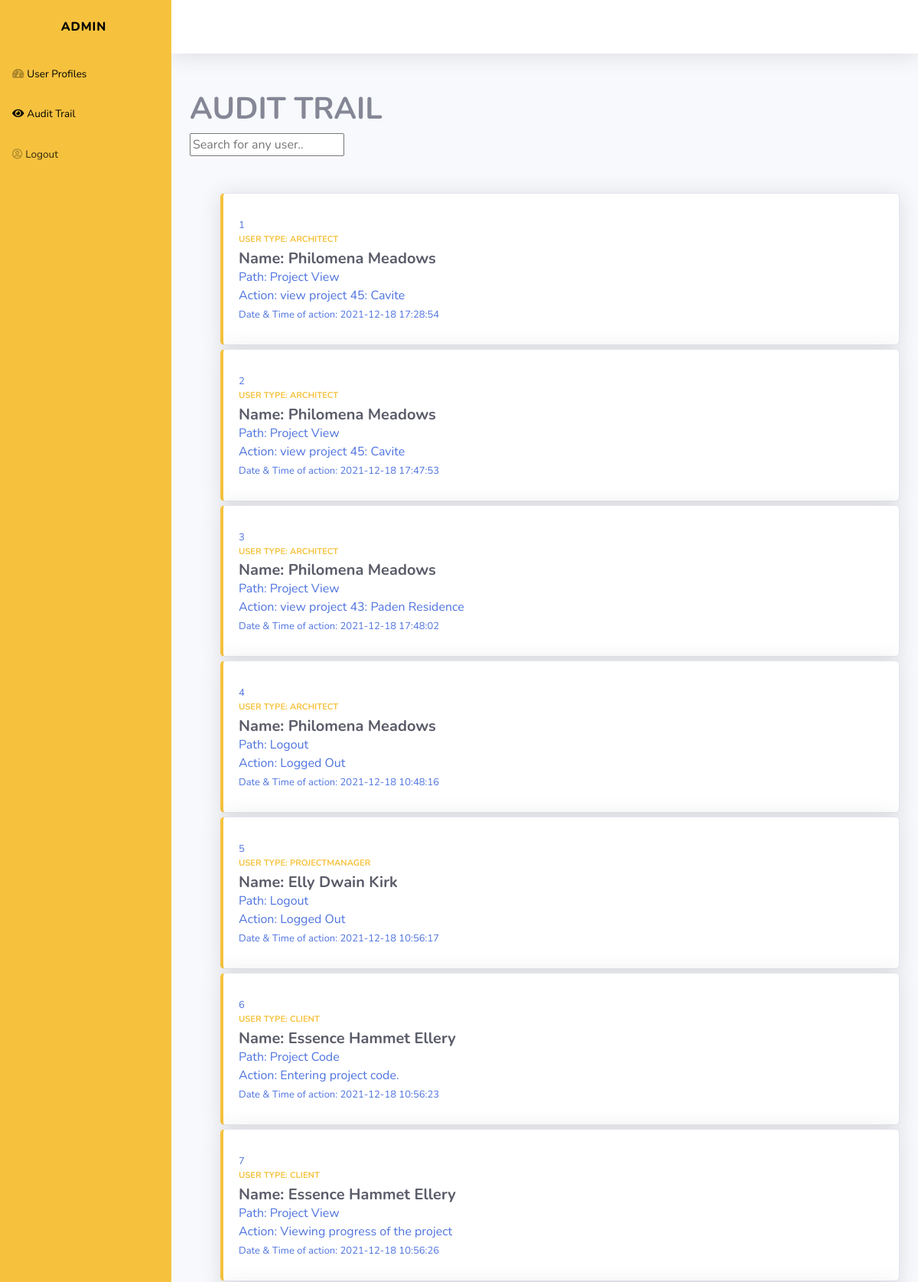
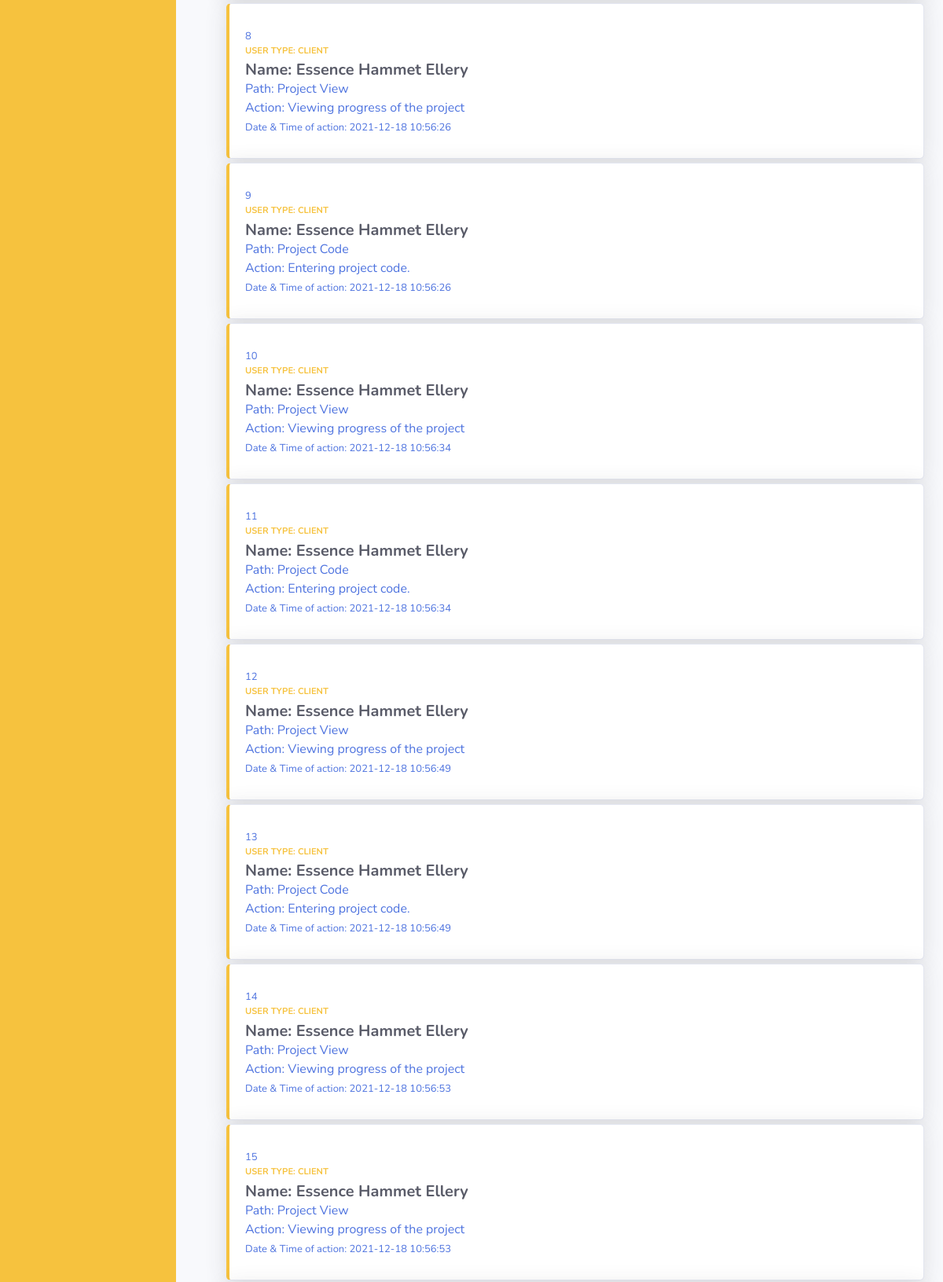
/Users/Admin/admin-audit.php (upper part), run on the app's committed database (2 pictures, top to bottom).
### tables this page shows
CREATE TABLE `trail_db` (
  `trail_id` int(11) NOT NULL,
  `trail_user` varchar(128) NOT NULL,
  `trail_user_type` varchar(128) NOT NULL,
  `trail_path` varchar(128) NOT NULL,
  `trail_action` varchar(128) NOT NULL,
  `trail_date` varchar(128) NOT NULL
);

### Users/Admin/admin-audit.php (the view, shortened to what this page needs)
<!DOCTYPE html>
<html>
<head>
    <link rel="stylesheet" href="assets-audit/bootstrap/css/bootstrap.min.css">
    <link rel="stylesheet" href="assets-audit/fonts/fontawesome-all.min.css">
    <link rel="stylesheet" href="assets-audit/fonts/font-awesome.min.css">
    <link rel="stylesheet" href="assets-audit/fonts/fontawesome5-overrides.min.css">
    <link rel="stylesheet" href="https://cdnjs.cloudflare.com/ajax/libs/animate.css/3.5.2/animate.min.css">
    <link rel="stylesheet" href="assets-audit/css/untitled.css">
</head>
<body id="page-top">
    <div id="wrapper">
    <?php
        include_once '../../layout/header-admin-audit.php';
    ?>
        <div class="d-flex flex-column" id="content-wrapper">
            <div id="content">
                <nav class="navbar navbar-light navbar-expand bg-white shadow mb-4 topbar static-top">
                </nav>
                <div class="container-fluid">
                    <h1><strong>AUDIT&nbsp;TRAIL&nbsp;</strong></h1>
                    <?php
                    require_once '../../includes/db.php';
                    $sql = "SELECT * FROM trail_db";
                    $result = mysqli_query($conn, $sql);
                    echo'
                        <div>
                            <input
                                type="text"
                                name="searchBar_name"
                                id="searchBar_ID"
                                placeholder="Search for any user.."
                                onkeyup="myFunction()"
                            />
                        </div>
                        <br><br>
                    ';
                    echo '<ul id="myUL">';
                    if(mysqli_num_rows($result)>0){
                        while($row=mysqli_fetch_assoc($result)){
                            echo '
                                <li>
                                    <div class="row" style="margin-bottom:5px;">
                                        <div class="col">
                                            <a href="admin-audit.php" style="text-decoration: none">
                                                <div class="card shadow border-left-warning py-2" data-bss-hover-animate="pulse">
                                                    <div class="card-body">
                                                        <div class="row align-items-center no-gutters">
                                                            <div class="col mr-2">
                                                            <span id="time-date">'.$row['trail_id'].'&nbsp;</span>
                                                                <div class="text-uppercase text-warning font-weight-bold text-xs mb-1">
                                                                    <span>User type: '.$row['trail_user_type'].'</span></div>
                                                                <div class="text-dark font-weight-bold h5 mb-0">
                                                                    <span>Name: '.$row['trail_user'].'</span></div>
                                                            </div>
                                                        </div>
                                                        <span>Path: '.$row['trail_path'].'</span>
                                                        <br>
                                                        <span>Action: '.$row['trail_action'].'</span>
                                                        <br><span id="time-date">Date & Time of action: '.$row['trail_date'].'&nbsp;</span>
                                                    </div>
                                                </div>
                                            </a>
                                        </div>
                                    </div>
                                </li>
                            ';
                        }
                    }
                    echo '</ul>';
                    ?>
                </div>
            </div>
        </div><a class="border rounded d-inline scroll-to-top" href="#page-top"><i class="fas fa-angle-up"></i></a>
    </div>
</body>
</html>

### Users/Admin/assets-audit/css/untitled.css (style rules this page uses)
#time-date { font-size: 13px; }
ul { list-style-type: none; }

### data on the page
trail_db: trail_id "1", trail_user_type "ARCHITECT", trail_user "Philomena Meadows", trail_path "Project View", trail_action "view project 45: Cavite", trail_date "2021-12-18 17:28:54"
trail_db: trail_id "2", trail_user_type "ARCHITECT", trail_user "Philomena Meadows", trail_path "Project View", trail_action "view project 45: Cavite", trail_date "2021-12-18 17:47:53"
trail_db: trail_id "3", trail_user_type "ARCHITECT", trail_user "Philomena Meadows", trail_path "Project View", trail_action "view project 43: Paden Residence", trail_date "2021-12-18 17:48:02"
trail_db: trail_id "4", trail_user_type "ARCHITECT", trail_user "Philomena Meadows", trail_path "Logout", trail_action "Logged Out", trail_date "2021-12-18 10:48:16"
trail_db: trail_id "5", trail_user_type "PROJECTMANAGER", trail_user "Elly Dwain Kirk", trail_path "Logout", trail_action "Logged Out", trail_date "2021-12-18 10:56:17"
trail_db: trail_id "6", trail_user_type "CLIENT", trail_user "Essence Hammet Ellery", trail_path "Project Code", trail_action "Entering project code.", trail_date "2021-12-18 10:56:23"
trail_db: trail_id "7", trail_user_type "CLIENT", trail_user "Essence Hammet Ellery", trail_path "Project View", trail_action "Viewing progress of the project", trail_date "2021-12-18 10:56:26"
trail_db: trail_id "8", trail_user_type "CLIENT", trail_user "Essence Hammet Ellery", trail_path "Project View", trail_action "Viewing progress of the project", trail_date "2021-12-18 10:56:26"
trail_db: trail_id "9", trail_user_type "CLIENT", trail_user "Essence Hammet Ellery", trail_path "Project Code", trail_action "Entering project code.", trail_date "2021-12-18 10:56:26"
trail_db: trail_id "10", trail_user_type "CLIENT", trail_user "Essence Hammet Ellery", trail_path "Project View", trail_action "Viewing progress of the project", trail_date "2021-12-18 10:56:34"
trail_db: trail_id "11", trail_user_type "CLIENT", trail_user "Essence Hammet Ellery", trail_path "Project Code", trail_action "Entering project code.", trail_date "2021-12-18 10:56:34"
trail_db: trail_id "12", trail_user_type "CLIENT", trail_user "Essence Hammet Ellery", trail_path "Project View", trail_action "Viewing progress of the project", trail_date "2021-12-18 10:56:49"
trail_db: trail_id "13", trail_user_type "CLIENT", trail_user "Essence Hammet Ellery", trail_path "Project Code", trail_action "Entering project code.", trail_date "2021-12-18 10:56:49"
trail_db: trail_id "14", trail_user_type "CLIENT", trail_user "Essence Hammet Ellery", trail_path "Project View", trail_action "Viewing progress of the project", trail_date "2021-12-18 10:56:53"
trail_db: trail_id "15", trail_user_type "CLIENT", trail_user "Essence Hammet Ellery", trail_path "Project View", trail_action "Viewing progress of the project", trail_date "2021-12-18 10:56:53"
